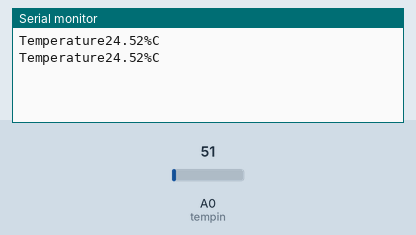
Simulated run of this sketch. Board: Arduino Uno, built with avr-gcc and run on an emulated ATmega328P. On the bench: the last lines printed to the serial monitor. The inputs (shaded band) are chosen by the test bench; at power-on: A0 (tempin) = 51.

Above: at 1.8 s.
1.9 s: A0 (tempin) set to 61
At 2.8 s:
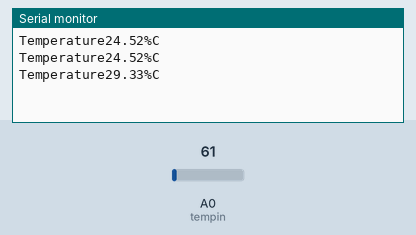
3.4 s: A0 (tempin) set to 71
At 4.6 s:
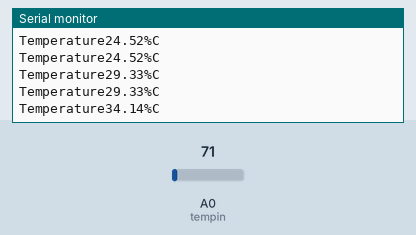
Timing chart, 0 to 6.4 s (numbered marks = the images above; inputs shaded):
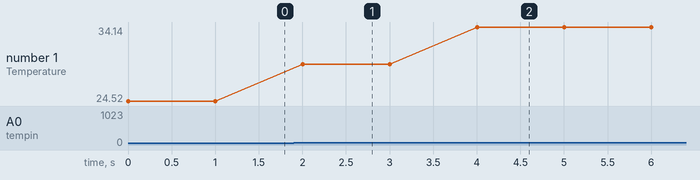

The sketch:

Temp.ino
```cpp
float temp;
int tempin=A0;
void setup() {
  Serial.begin(9600);
}

void loop() {
  temp=analogRead(tempin);
  temp=temp*0.480845;
  Serial.print("Temperature");
  Serial.print(temp);
  Serial.print("%C");
  Serial.println();
  delay(1000);

}
```

Measured:
- after the input at 1.9 s, the serial monitor: prints a new line after 0.10 s (image 1)
- after the input at 3.4 s, the serial monitor: prints a new line after 0.60 s (image 2)
- plotted number 1: 24.52 → 29.33 after the input at 1.9 s, 29.33 → 34.14 after the input at 3.4 s
